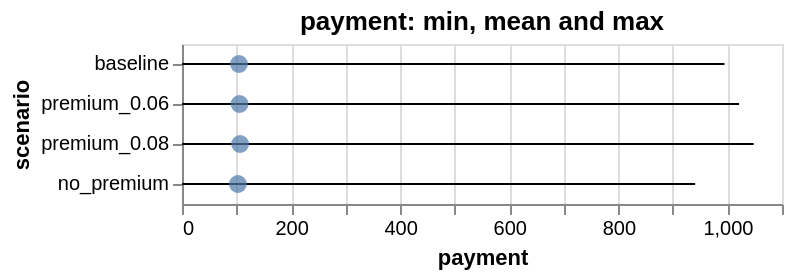

Notebook source saved alongside this figure:
### Code cell
result.plots["describe"]

### Figure 1 — Vega-Lite specification as saved in the notebook (floating-point values rounded to 4 significant figures)
{"config": {"view": {"continuousWidth": 300, "continuousHeight": 300}}, "layer": [{"mark": {"type": "rule"}, "encoding": {"x": {"field": "min", "title": "payment", "type": "quantitative"}, "x2": {"field": "max"}, "y": {"field": "scenario", "sort": null, "type": "nominal"}}, "title": "payment: min, mean and max"}, {"mark": {"type": "point", "filled": true, "size": 80}, "encoding": {"tooltip": [{"field": "scenario", "type": "nominal"}, {"field": "min", "type": "quantitative"}, {"field": "mean", "type": "quantitative"}, {"field": "max", "type": "quantitative"}, {"field": "count", "type": "quantitative"}], "x": {"field": "mean", "type": "quantitative"}, "y": {"field": "scenario", "sort": null, "type": "nominal"}}, "title": "payment: min, mean and max"}], "data": {"name": "data-46583174fdff6eaea60d76c37c4731f5"}, "$schema": "https://vega.github.io/schema/vega-lite/v6.4.1.json", "datasets": {"data-46583174fdff6eaea60d76c37c4731f5": [{"scenario": "baseline", "min": 0.45, "mean": 104.5, "max": 994.5, "count": 20000}, {"scenario": "premium_0.06", "min": 0.45, "mean": 105.5, "max": 1021.0, "count": 20000}, {"scenario": "premium_0.08", "min": 0.45, "mean": 106.5, "max": 1048.0, "count": 20000}, {"scenario": "no_premium", "min": 0.45, "mean": 102.5, "max": 940.8, "count": 20000}]}}
